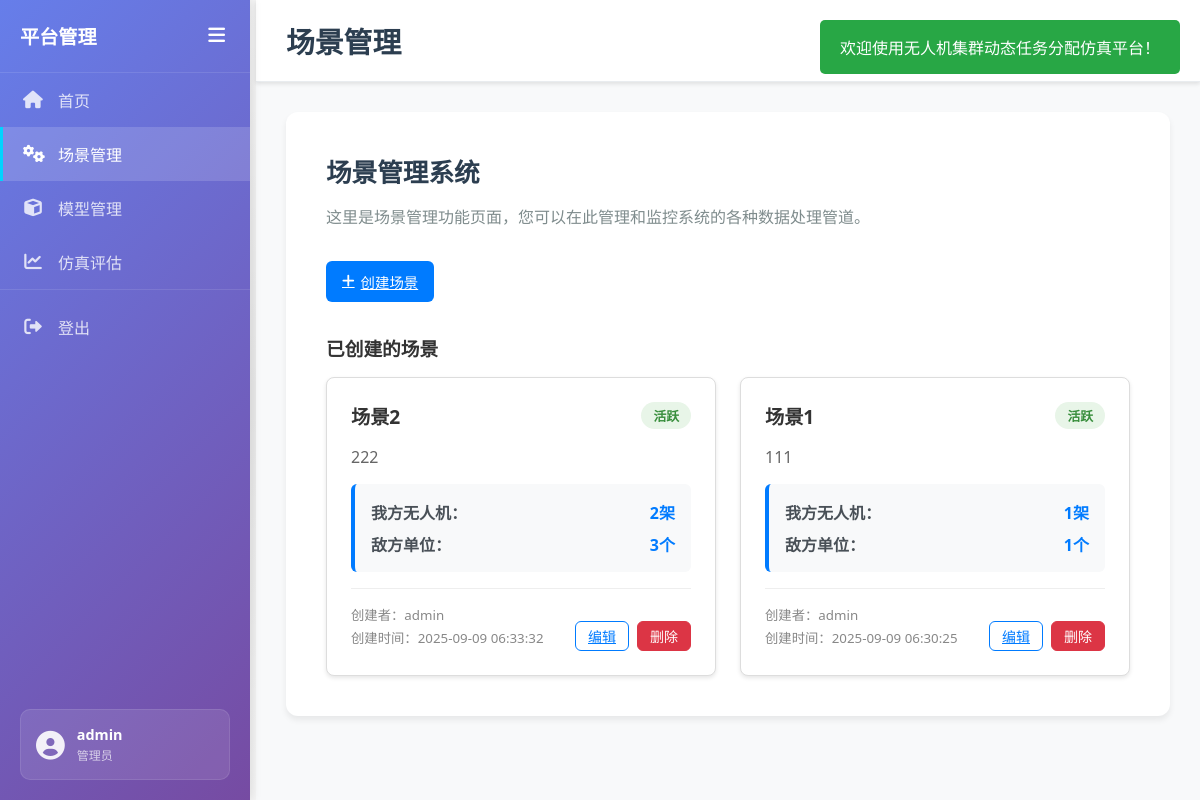
The page /pipeline (signed in) on the database as committed earlier.
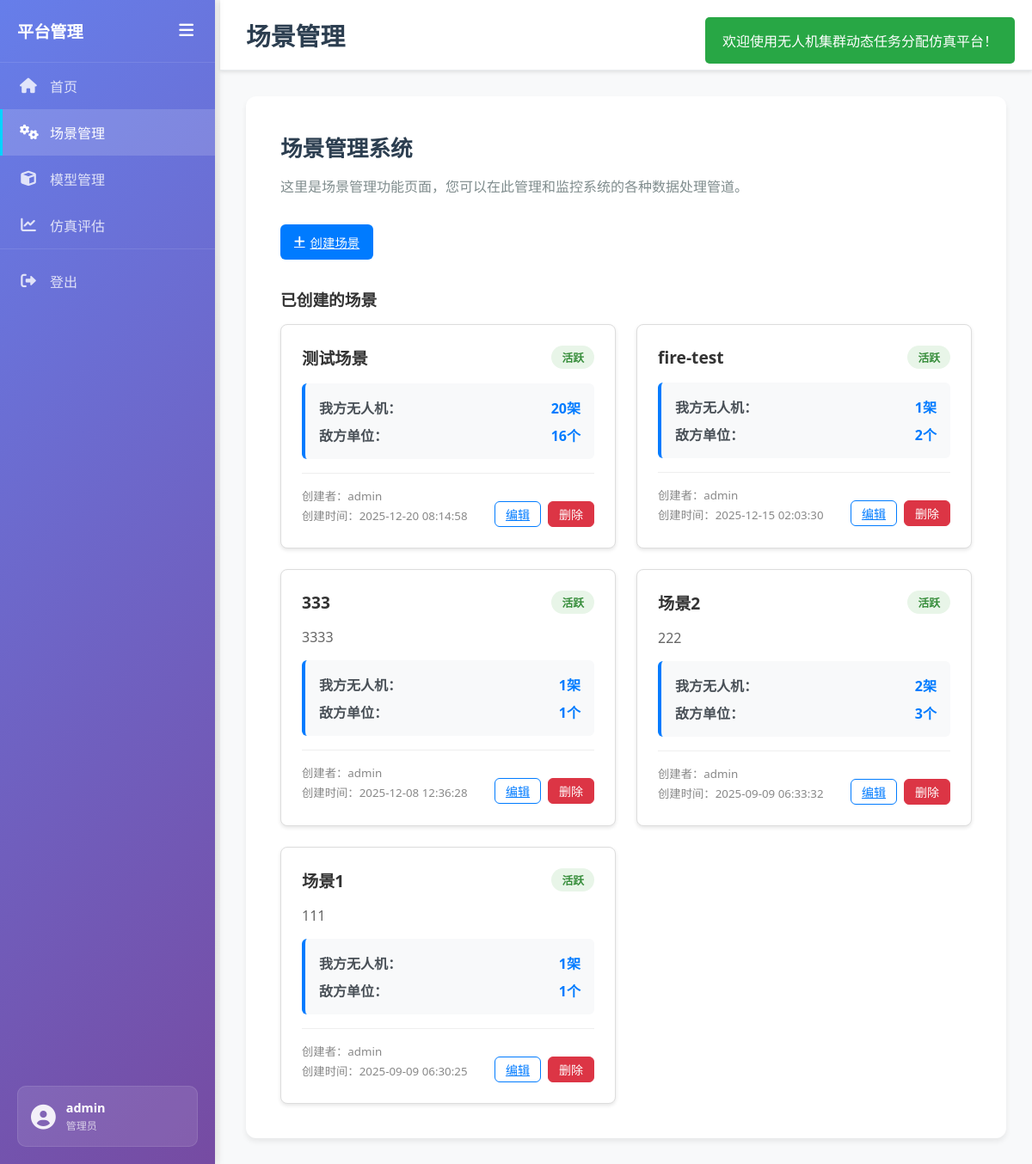
The same page on the database as committed later.
### tables this page shows
CREATE TABLE scenarios (
    id INTEGER PRIMARY KEY AUTOINCREMENT,
    name TEXT NOT NULL,
    description TEXT,
    scenario_type TEXT NOT NULL,
    created_by TEXT NOT NULL,
    created_at TIMESTAMP DEFAULT CURRENT_TIMESTAMP,
    status TEXT DEFAULT 'active'
, our_drone_count INTEGER DEFAULT 0, our_drone_positions TEXT, our_drone_payloads TEXT, enemy_reconnaissance_drones INTEGER DEFAULT 0, enemy_reconnaissance_positions TEXT, enemy_attack_helicopters INTEGER DEFAULT 0, enemy_helicopter_positions TEXT, enemy_tanks INTEGER DEFAULT 0, enemy_tank_positions TEXT, enemy_armored_vehicles INTEGER DEFAULT 0, enemy_vehicle_positions TEXT, enemy_military_bases INTEGER DEFAULT 0, enemy_base_positions TEXT);

### app.py (the view)
@app.route('/pipeline')
@login_required
def pipeline():
    try:
        sanitize_all_scenario_payloads()
        conn = get_db_connection()
        scenarios = conn.execute(
            '''SELECT id, name, description, created_by,
               datetime(created_at, 'localtime') as created_at, status,
               our_drone_count, enemy_reconnaissance_drones, enemy_attack_helicopters,
               enemy_tanks, enemy_armored_vehicles, enemy_military_bases
               FROM scenarios
               WHERE status = 'active'
               ORDER BY created_at DESC'''
        ).fetchall()
        conn.close()
        return render_template('pipeline.html', scenarios=scenarios)
    except Exception as e:
        flash(f'获取场景列表时发生错误：{str(e)}', 'error')
        return render_template('pipeline.html', scenarios=[])

### app.py (called while the page is built)
def safe_int(value, default=0):
    try:
        return int(value)
    except (TypeError, ValueError):
        return default

def normalize_drone_entry(drone, default_id=None):
    normalized = {
        'id': drone.get('id', default_id),
        'code': drone.get('code', ''),
        'lat': drone.get('lat'),
        'lng': drone.get('lng'),
        'altitude': safe_int(drone.get('altitude', 100), 100),
        'ar1': safe_int(drone.get('ar1', drone.get('hq9b', 0)), 0),
        'pl10': safe_int(drone.get('pl10', 0), 0),
        'cannon': safe_int(drone.get('cannon', 0), 0)
    }
    return normalized

def serialize_drone_payloads(drones):
    return json.dumps({
        'total_ar1': sum(drone.get('ar1', 0) for drone in drones),
        'total_pl10': sum(drone.get('pl10', 0) for drone in drones),
        'total_cannon': sum(drone.get('cannon', 0) for drone in drones),
        'drones': drones
    })

def sanitize_all_scenario_payloads():
    conn = None
    try:
        conn = get_db_connection()
        rows = conn.execute(
            'SELECT id, our_drone_payloads FROM scenarios WHERE status = "active"'
        ).fetchall()
        updates = []
        for row in rows:
            _, cleaned_payload, changed = sanitize_stored_drone_payload(row['our_drone_payloads'] or '')
            if changed:
                updates.append((cleaned_payload, row['id']))
        if updates:
            conn.executemany(
                'UPDATE scenarios SET our_drone_payloads = ? WHERE id = ?',
                updates
            )
            conn.commit()
    except Exception:
        pass
    finally:
        if conn:
            conn.close()

def get_db_connection():
    conn = sqlite3.connect('webapp.db')
    conn.row_factory = sqlite3.Row  # 使行可以通过列名访问
    return conn

def login_required(f):
    from functools import wraps
    @wraps(f)
    def decorated_function(*args, **kwargs):
        if 'logged_in' not in session:
            return redirect(url_for('login'))
        return f(*args, **kwargs)
    return decorated_function

### templates/pipeline.html (shortened to what this page needs)
{% extends "base.html" %}
{% block page_title %}场景管理{% endblock %}
{% block content %}
<div class="page-container">
    <div class="content-card">
        <h2>场景管理系统</h2>
        <p>这里是场景管理功能页面，您可以在此管理和监控系统的各种数据处理管道。</p>
        <div class="action-bar">
            <a href="{{ url_for('create_scenario') }}" class="btn btn-primary">
                <i class="fas fa-plus"></i> 创建场景
            </a>
        </div>
        <div class="scenarios-section">
            <h3>已创建的场景</h3>
            {% if scenarios %}
                <div class="scenarios-grid">
                    {% for scenario in scenarios %}
                        <div class="scenario-card">
                            <div class="scenario-header">
                                <h4>{{ scenario.name }}</h4>
                                <span class="scenario-status">
                                    活跃
                                </span>
                            </div>
                            {% if scenario.description %}
                                <p class="scenario-description">{{ scenario.description }}</p>
                            {% endif %}
                            <div class="scenario-config">
                                <div class="config-item">
                                    <span class="config-label">我方无人机：</span>
                                    <span class="config-value">{{ scenario.our_drone_count or 0 }}架</span>
                                </div>
                                <div class="config-item">
                                    <span class="config-label">敌方单位：</span>
                                    <span class="config-value">
                                        {{ (scenario.enemy_reconnaissance_drones or 0) + (scenario.enemy_attack_helicopters or 0) + (scenario.enemy_tanks or 0) + (scenario.enemy_armored_vehicles or 0) + (scenario.enemy_military_bases or 0) }}个
                                    </span>
                                </div>
                            </div>
                            <div class="scenario-meta">
                                <div class="scenario-info">
                                    <small>创建者：{{ scenario.created_by }}</small>
                                    <small>创建时间：{{ scenario.created_at }}</small>
                                </div>
                                <div class="scenario-actions">
                                    <a href="{{ url_for('edit_scenario', scenario_id=scenario.id) }}" class="btn btn-sm btn-outline">编辑</a>
                                    <button class="btn btn-sm btn-danger delete-btn"
                                            data-scenario-id="{{ scenario.id }}"
                                            data-scenario-name="{{ scenario.name }}">删除</button>
                                </div>
                            </div>
                        </div>
                    {% endfor %}
                </div>
            {% else %}
                <div class="empty-state">
                    <i class="fas fa-folder-open fa-3x"></i>
                    <h4>暂无场景</h4>
                    <p>您还没有创建任何场景，点击上方按钮开始创建您的第一个场景。</p>
                </div>
            {% endif %}
        </div>
    </div>
</div>
{% endblock %}

### templates/base.html (shortened to what this page needs)
<!DOCTYPE html>
<html lang="zh-CN">
<head>
    <link rel="stylesheet" href="{{ url_for('static', filename='css/style.css') }}">
    <link rel="stylesheet" href="https://cdnjs.cloudflare.com/ajax/libs/font-awesome/6.0.0/css/all.min.css">
</head>
<body>
    <div class="container">
        <nav class="sidebar" id="sidebar">
            <div class="sidebar-header">
                <h3>平台管理</h3>
                <button class="toggle-btn" id="toggleBtn">
                    <i class="fas fa-bars"></i>
                </button>
            </div>
            <ul class="nav-list">
                <li class="nav-item">
                    <a href="{{ url_for('index') }}" class="nav-link {% if request.endpoint == 'index' %}active{% endif %}">
                        <i class="fas fa-home"></i>
                        <span class="nav-text">首页</span>
                    </a>
                </li>
                <li class="nav-item">
                    <a href="{{ url_for('pipeline') }}" class="nav-link {% if request.endpoint == 'pipeline' %}active{% endif %}">
                        <i class="fas fa-cogs"></i>
                        <span class="nav-text">场景管理</span>
                    </a>
                </li>
                <li class="nav-item">
                    <a href="{{ url_for('model') }}" class="nav-link {% if request.endpoint == 'model' %}active{% endif %}">
                        <i class="fas fa-cube"></i>
                        <span class="nav-text">模型管理</span>
                    </a>
                </li>
                <li class="nav-item">
                    <a href="{{ url_for('simulation') }}" class="nav-link {% if request.endpoint == 'simulation' %}active{% endif %}">
                        <i class="fas fa-chart-line"></i>
                        <span class="nav-text">仿真评估</span>
                    </a>
                </li>
                <li class="nav-item nav-logout">
                    <a href="{{ url_for('logout') }}" class="nav-link logout-link" onclick="return confirm('确定要登出吗？')">
                        <i class="fas fa-sign-out-alt"></i>
                        <span class="nav-text">登出</span>
                    </a>
                </li>
            </ul>
            <div class="user-info">
                <div class="user-avatar">
                    <i class="fas fa-user-circle"></i>
                </div>
                <div class="user-details">
                    <span class="username">{{ session.username }}</span>
                    <span class="user-role">管理员</span>
                </div>
            </div>
        </nav>
        <div class="sidebar-resizer" id="sidebarResizer" title="拖拽调整侧边栏宽度"></div>
        <main class="main-content">
            <header class="main-header">
                <h1>{% block page_title %}{% endblock %}</h1>
                <div class="header-actions">
                    <span class="welcome-text">欢迎，{{ session.username }}</span>
                    <a href="{{ url_for('logout') }}" class="logout-btn" onclick="return confirm('确定要登出吗？')">
                    </a>
                </div>
            </header>
            <div class="content">
                {% block content %}{% endblock %}
            </div>
        </main>
    </div>
</body>
</html>

### static/css/style.css (style rules this page uses)
* { margin: 0; padding: 0; box-sizing: border-box; }
body { font-family: 'Segoe UI', Tahoma, Geneva, Verdana, sans-serif; background-color: #f5f5f5; color: #333; }
.container { display: flex; min-height: 100vh; }
.sidebar-resizer { width: 6px; cursor: col-resize; background: linear-gradient(180deg, rgba(0,0,0,0) 0%, rgba(0,0,0,0.05) 50%, rgba(0,0,0,0) 100%); transition: background-color 0.2s ease; }
.sidebar { width: 250px; background: linear-gradient(135deg, #667eea 0%, #764ba2 100%); color: white; transition: width 0.3s ease; position: relative; box-shadow: 2px 0 10px rgba(0, 0, 0, 0.1); }
.sidebar-header { padding: 20px; border-bottom: 1px solid rgba(255, 255, 255, 0.1); display: flex; justify-content: space-between; align-items: center; }
.sidebar-header h3 { font-size: 1.2rem; font-weight: 600; transition: opacity 0.3s ease; }
.toggle-btn { background: none; border: none; color: white; font-size: 1.2rem; cursor: pointer; padding: 5px; border-radius: 4px; transition: background-color 0.3s ease; }
.nav-list { list-style: none; padding: 0; margin: 0; }
.nav-item { margin: 0; }
.nav-link { display: flex; align-items: center; padding: 15px 20px; color: rgba(255, 255, 255, 0.8); text-decoration: none; transition: all 0.3s ease; border-left: 3px solid transparent; }
.nav-link.active { background-color: rgba(255, 255, 255, 0.15); color: white; border-left-color: #00d4ff; }
.nav-link i { font-size: 1.1rem; width: 20px; text-align: center; margin-right: 15px; }
.nav-text { transition: opacity 0.3s ease; white-space: nowrap; }
.user-info { position: absolute; bottom: 20px; left: 20px; right: 20px; display: flex; align-items: center; padding: 15px; background: rgba(255, 255, 255, 0.1); border-radius: 10px; border: 1px solid rgba(255, 255, 255, 0.1); transition: all 0.3s ease; }
.user-avatar { margin-right: 12px; font-size: 1.8rem; color: rgba(255, 255, 255, 0.9); }
.user-details { display: flex; flex-direction: column; transition: opacity 0.3s ease; }
.username { color: white; font-weight: 600; font-size: 0.9rem; margin-bottom: 2px; }
.user-role { color: rgba(255, 255, 255, 0.7); font-size: 0.75rem; }
.nav-logout { margin-top: auto; border-top: 1px solid rgba(255, 255, 255, 0.1); padding-top: 10px; }
.logout-link { color: rgba(255, 255, 255, 0.8) !important; }
.main-content { flex: 1; padding: 0; background-color: #f8f9fa; transition: margin-left 0.3s ease; }
.main-header { background: white; padding: 20px 30px; box-shadow: 0 2px 4px rgba(0, 0, 0, 0.1); border-bottom: 1px solid #e9ecef; display: flex; justify-content: space-between; align-items: center; }
.main-header h1 { font-size: 1.8rem; color: #2c3e50; font-weight: 600; margin: 0; }
.header-actions { display: flex; align-items: center; gap: 20px; }
.welcome-text { color: #7f8c8d; font-size: 0.95rem; font-weight: 500; }
.logout-btn { display: flex; align-items: center; gap: 6px; padding: 8px 16px; background: #ff6b6b; color: white; text-decoration: none; border-radius: 6px; font-size: 0.9rem; font-weight: 500; transition: all 0.3s ease; }
.content { padding: 30px; }
.page-container { max-width: 1200px; margin: 0 auto; }
.content-card { background: white; border-radius: 12px; padding: 40px; box-shadow: 0 4px 6px rgba(0, 0, 0, 0.07); }
.content-card h2 { color: #2c3e50; margin-bottom: 15px; font-size: 1.6rem; }
.content-card > p { color: #7f8c8d; line-height: 1.6; margin-bottom: 30px; }
.btn { padding: 10px 16px; border: none; border-radius: 6px; font-size: 0.9rem; font-weight: 500; cursor: pointer; transition: all 0.3s ease; display: flex; align-items: center; justify-content: center; gap: 6px; }
.btn-primary { background: #007bff; color: white; }
.btn-danger { background: #dc3545; color: white; }

Rows that differ between the two databases and show on the page:
added scenarios: name "测试场景", our_drone_count "20", enemy_reconnaissance_drones+enemy_attack_helicopters+enemy_tanks "16", created_by "admin", created_at "2025-12-20 08:14:58"
added scenarios: name "fire-test", our_drone_count "1", enemy_reconnaissance_drones+enemy_attack_helicopters+enemy_tanks "2", created_by "admin", created_at "2025-12-15 02:03:30"
added scenarios: name "333", description "3333", our_drone_count "1", enemy_reconnaissance_drones+enemy_attack_helicopters+enemy_tanks "1", created_by "admin", created_at "2025-12-08 12:36:28"
